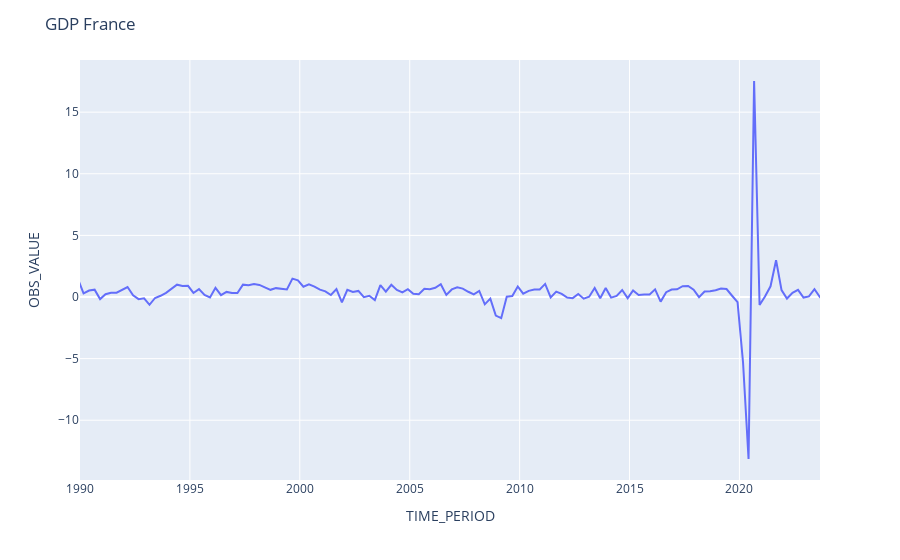

The cell this chart's notebook holds for it:
### Code cell
fig = px.line(fr_gdp, x='TIME_PERIOD', y="OBS_VALUE")
fig.update_layout(xaxis_range=['1990-01-01','2023-09-01'],
                  title_text= "GDP France")
fig.show()

### Figure 1 — Plotly figure (JSON) as saved in the notebook; plotly's stock layout.template omitted (floating-point values rounded to 4 significant figures; data arrays with more than 128 entries replaced by an {"elided": "..."} marker saying what was removed)
{"data": [{"hovertemplate": "TIME_PERIOD=%{x}<br>OBS_VALUE=%{y}<extra></extra>", "legendgroup": "", "line": {"color": "#636efa", "dash": "solid"}, "marker": {"symbol": "circle"}, "mode": "lines", "name": "", "orientation": "v", "showlegend": false, "type": "scatter", "x": {"elided": "255 str values"}, "xaxis": "x", "y": {"elided": "255 float values"}, "yaxis": "y"}], "layout": {"legend": {"tracegroupgap": 0}, "margin": {"t": 60}, "title": {"text": "GDP France"}, "xaxis": {"anchor": "y", "domain": [0, 1], "range": ["1990-01-01", "2023-09-01"], "title": {"text": "TIME_PERIOD"}}, "yaxis": {"anchor": "x", "domain": [0, 1], "title": {"text": "OBS_VALUE"}}}}
